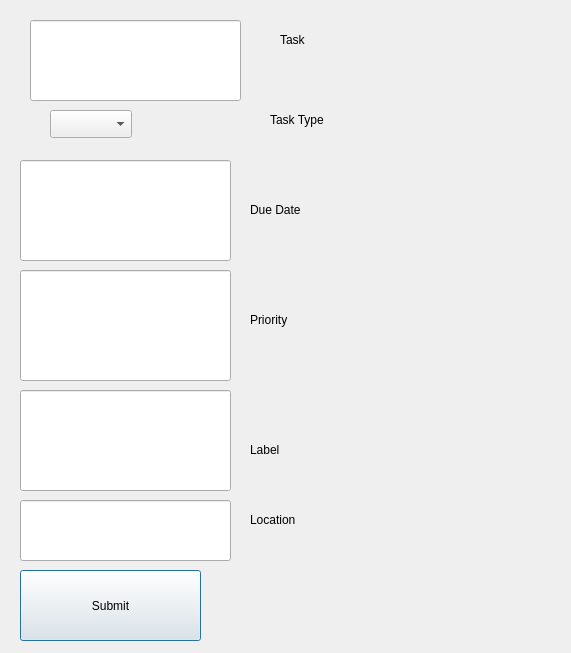
<?xml version="1.0" encoding="UTF-8"?>
<ui version="4.0">
 <class>secondDialog</class>
 <widget class="QDialog" name="secondDialog">
  <property name="geometry">
   <rect>
    <x>0</x>
    <y>0</y>
    <width>571</width>
    <height>653</height>
   </rect>
  </property>
  <property name="windowTitle">
   <string>Dialog</string>
  </property>
  <widget class="QLineEdit" name="taskText">
   <property name="geometry">
    <rect>
     <x>30</x>
     <y>20</y>
     <width>211</width>
     <height>81</height>
    </rect>
   </property>
  </widget>
  <widget class="QLineEdit" name="dueText">
   <property name="geometry">
    <rect>
     <x>20</x>
     <y>160</y>
     <width>211</width>
     <height>101</height>
    </rect>
   </property>
  </widget>
  <widget class="QLineEdit" name="labelText">
   <property name="geometry">
    <rect>
     <x>20</x>
     <y>390</y>
     <width>211</width>
     <height>101</height>
    </rect>
   </property>
  </widget>
  <widget class="QPushButton" name="taskButton">
   <property name="geometry">
    <rect>
     <x>20</x>
     <y>570</y>
     <width>181</width>
     <height>71</height>
    </rect>
   </property>
   <property name="text">
    <string>Submit</string>
   </property>
  </widget>
  <widget class="QLineEdit" name="priorityText">
   <property name="geometry">
    <rect>
     <x>20</x>
     <y>270</y>
     <width>211</width>
     <height>111</height>
    </rect>
   </property>
  </widget>
  <widget class="QComboBox" name="taskTypeComboBox">
   <property name="geometry">
    <rect>
     <x>50</x>
     <y>110</y>
     <width>82</width>
     <height>28</height>
    </rect>
   </property>
  </widget>
  <widget class="QLabel" name="label">
   <property name="geometry">
    <rect>
     <x>280</x>
     <y>30</y>
     <width>63</width>
     <height>20</height>
    </rect>
   </property>
   <property name="text">
    <string>Task</string>
   </property>
  </widget>
  <widget class="QLabel" name="label_2">
   <property name="geometry">
    <rect>
     <x>250</x>
     <y>200</y>
     <width>63</width>
     <height>20</height>
    </rect>
   </property>
   <property name="text">
    <string>Due Date</string>
   </property>
  </widget>
  <widget class="QLabel" name="label_3">
   <property name="geometry">
    <rect>
     <x>250</x>
     <y>310</y>
     <width>63</width>
     <height>20</height>
    </rect>
   </property>
   <property name="text">
    <string>Priority</string>
   </property>
  </widget>
  <widget class="QLabel" name="label_4">
   <property name="geometry">
    <rect>
     <x>250</x>
     <y>440</y>
     <width>63</width>
     <height>20</height>
    </rect>
   </property>
   <property name="text">
    <string>Label</string>
   </property>
  </widget>
  <widget class="QLabel" name="label_5">
   <property name="geometry">
    <rect>
     <x>270</x>
     <y>110</y>
     <width>63</width>
     <height>20</height>
    </rect>
   </property>
   <property name="text">
    <string>Task Type</string>
   </property>
  </widget>
  <widget class="QLineEdit" name="locationText">
   <property name="geometry">
    <rect>
     <x>20</x>
     <y>500</y>
     <width>211</width>
     <height>61</height>
    </rect>
   </property>
  </widget>
  <widget class="QLabel" name="label_6">
   <property name="geometry">
    <rect>
     <x>250</x>
     <y>510</y>
     <width>63</width>
     <height>20</height>
    </rect>
   </property>
   <property name="text">
    <string>Location</string>
   </property>
  </widget>
 </widget>
 <resources/>
 <connections/>
</ui>
